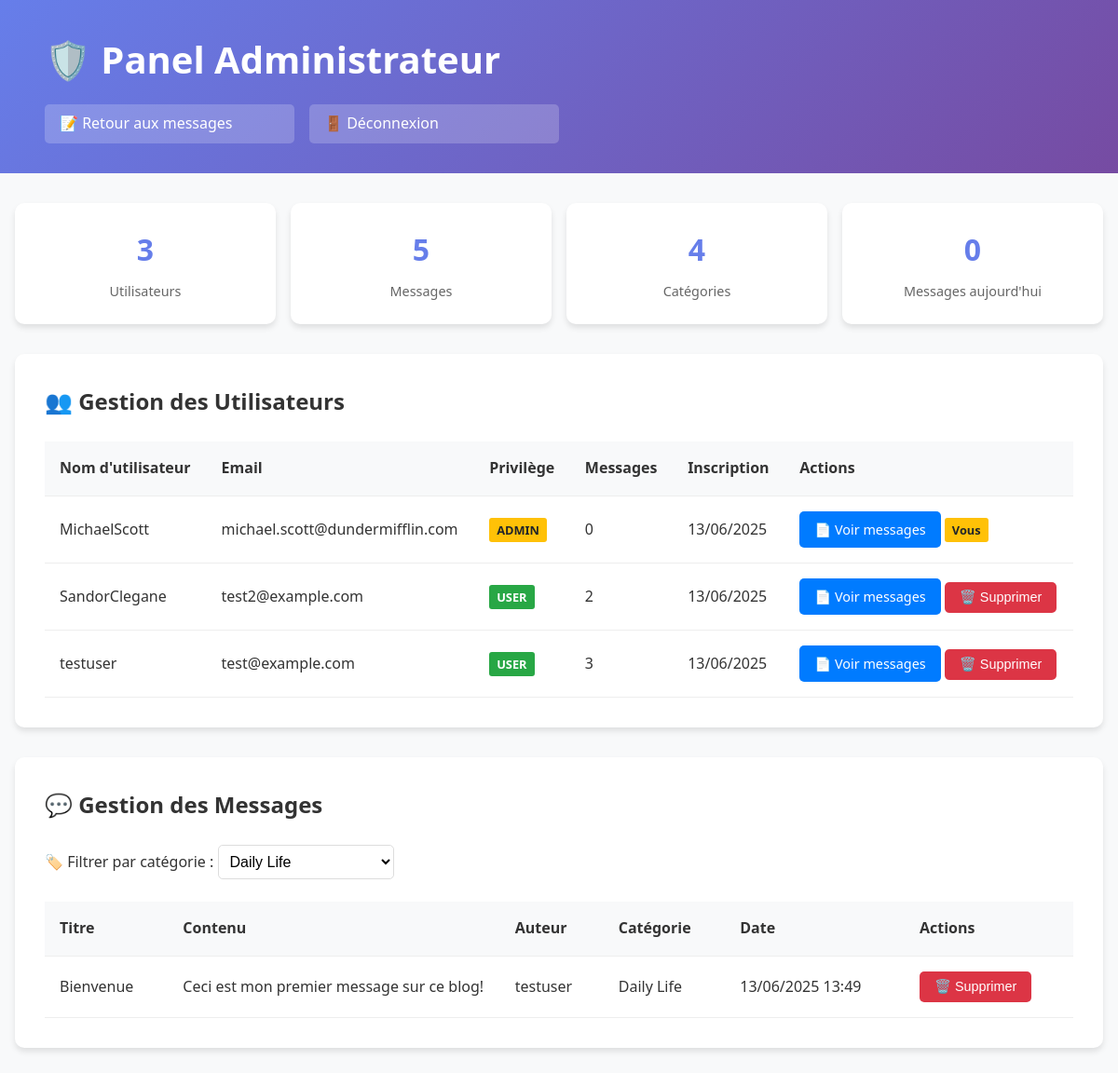
The app's page /adminPanel.php?category=1 (signed in) with its own data.
### tables this page shows
CREATE TABLE
    IF NOT EXISTS users (
        id INT AUTO_INCREMENT PRIMARY KEY,
        username VARCHAR(50) NOT NULL UNIQUE,
        email VARCHAR(100) NOT NULL UNIQUE,
        password VARCHAR(255) NOT NULL,
        id_privilege INT DEFAULT 1,
        created_at TIMESTAMP DEFAULT CURRENT_TIMESTAMP,
        FOREIGN KEY (id_privilege) REFERENCES privilege (id)
    );

CREATE TABLE
    IF NOT EXISTS privilege (
        id INT AUTO_INCREMENT PRIMARY KEY,
        name VARCHAR(50) NOT NULL UNIQUE
    );

CREATE TABLE
    IF NOT EXISTS messages (
        id INT AUTO_INCREMENT PRIMARY KEY,
        user_id INT NOT NULL,
        id_category INT,
        title VARCHAR(200) NOT NULL,
        content TEXT NOT NULL,
        created_at TIMESTAMP DEFAULT CURRENT_TIMESTAMP,
        updated_at TIMESTAMP NULL DEFAULT NULL,
        FOREIGN KEY (user_id) REFERENCES users (id) ON DELETE CASCADE,
        FOREIGN KEY (id_category) REFERENCES category (id)
    );

CREATE TABLE
    IF NOT EXISTS category (
        id INT AUTO_INCREMENT PRIMARY KEY,
        name VARCHAR(50) NOT NULL,
        created_at DATETIME DEFAULT CURRENT_TIMESTAMP
    );

### adminPanel.php (the view, shortened to what this page needs)
<?php
try {
    $pdo = getDbConnection();
    $categories = [];
    try {
        $stmt = $pdo->query("SELECT id, name FROM category ORDER BY name");
        $categories = $stmt->fetchAll(PDO::FETCH_ASSOC);
    } catch (PDOException $e) {
        $error_message = 'Erreur lors de la récupération des catégories.';
    }
    $users_query = "
        SELECT u.id, u.username, u.email, u.created_at, p.name as privilege_name,
               COUNT(m.id) as message_count
        FROM users u
        LEFT JOIN privilege p ON u.id_privilege = p.id
        LEFT JOIN messages m ON u.id = m.user_id
        GROUP BY u.id, u.username, u.email, u.created_at, p.name
        ORDER BY u.username
    ";
    $users = $pdo->query($users_query)->fetchAll(PDO::FETCH_ASSOC);
    $categories = $pdo->query("SELECT id, name FROM category ORDER BY name")->fetchAll(PDO::FETCH_ASSOC);
    $where = '';
    $params = [];
    if (isset($_GET['category']) && $_GET['category'] !== '') {
        $where = 'WHERE m.id_category = ?';
        $params[] = (int)$_GET['category'];
    }
    $messages_query = "
        SELECT m.id, m.title, m.content, m.created_at, m.updated_at, m.user_id,
               u.username, c.name AS category_name
        FROM messages m
        LEFT JOIN users u ON m.user_id = u.id
        LEFT JOIN category c ON m.id_category = c.id
        $where
        ORDER BY m.created_at DESC
        LIMIT 100
    ";
    $stmt = $pdo->prepare($messages_query);
    $stmt->execute($params);
    $messages = $stmt->fetchAll(PDO::FETCH_ASSOC);
    $stats = $pdo->query("
        SELECT
            (SELECT COUNT(*) FROM users) as total_users,
            (SELECT COUNT(*) FROM messages) as total_messages,
            (SELECT COUNT(*) FROM category) as total_categories,
            (SELECT COUNT(*) FROM messages WHERE DATE(created_at) = CURDATE()) as messages_today
    ")->fetch(PDO::FETCH_ASSOC);
} catch (PDOException $e) {
    $error_message = 'Erreur lors de la récupération des données : ' . $e->getMessage();
    $users = [];
    $messages = [];
    $categories = [];
    $stats = ['total_users' => 0, 'total_messages' => 0, 'total_categories' => 0, 'messages_today' => 0];
}
?>
<!DOCTYPE html>
<html lang="fr">
<head>
    <link rel="stylesheet" href="./css/adminPanel.css">
</head>
<body>
    <div class="header">
        <div class="container">
            <h1>🛡️ Panel Administrateur</h1>
            <div class="nav">
                <a href="messages.php">📝 Retour aux messages</a>
                <a href="logout.php">🚪 Déconnexion</a>
            </div>
        </div>
    </div>
    <div class="container">
        <div class="stats-grid">
            <div class="stat-card">
                <div class="stat-number"><?php echo $stats['total_users']; ?></div>
                <div class="stat-label">Utilisateurs</div>
            </div>
            <div class="stat-card">
                <div class="stat-number"><?php echo $stats['total_messages']; ?></div>
                <div class="stat-label">Messages</div>
            </div>
            <div class="stat-card">
                <div class="stat-number"><?php echo $stats['total_categories']; ?></div>
                <div class="stat-label">Catégories</div>
            </div>
            <div class="stat-card">
                <div class="stat-number"><?php echo $stats['messages_today']; ?></div>
                <div class="stat-label">Messages aujourd'hui</div>
            </div>
        </div>
        <div class="section">
            <h2>👥 Gestion des Utilisateurs</h2>
            <table>
                <thead>
                    <tr>
                        <th>Nom d'utilisateur</th>
                        <th>Email</th>
                        <th>Privilège</th>
                        <th>Messages</th>
                        <th>Inscription</th>
                        <th>Actions</th>
                    </tr>
                </thead>
                <tbody>
                    <?php foreach ($users as $user): ?>
                        <tr>
                            <td><?php echo htmlspecialchars($user['username']); ?></td>
                            <td><?php echo htmlspecialchars($user['email']); ?></td>
                            <td>
                                <span class="badge <?php echo $user['privilege_name'] === 'ADMIN' ? 'badge-admin' : 'badge-user'; ?>">
                                    <?php echo htmlspecialchars($user['privilege_name'] ?? 'USER'); ?>
                                </span>
                            </td>
                            <td><?php echo $user['message_count']; ?></td>
                            <td><?php echo date('d/m/Y', strtotime($user['created_at'])); ?></td>
                            <td>
                                <a href="messages.php?user_id=<?php echo $user['id']; ?>" class="btn btn-primary">
                                    📄 Voir messages
                                </a>
                                <?php if ($user['id'] !== $_SESSION['user_id']): ?>
                                    <form method="POST" style="display:inline;" onsubmit="return confirm('⚠️ Etes-vous sûr de vouloir supprimer cet utilisateur et tous ses messages ?');">
                                        <button type="submit" name="delete_user" class="btn btn-danger">
                                            🗑️ Supprimer
                                        </button>
                                    </form>
                                <?php else: ?>
                                    <span class="badge badge-admin">Vous</span>
                                <?php endif; ?>
                            </td>
                        </tr>
                    <?php endforeach; ?>
                </tbody>
            </table>
        </div>
        <div class="section">
            <h2>💬 Gestion des Messages</h2>
            <form method="GET" class="filter-form">
                <label for="category">🏷️ Filtrer par catégorie :</label>
                <select name="category" id="category" onchange="this.form.submit()">
                    <?php foreach ($categories as $cat): ?>
                        <option value="<?php echo $cat['id']; ?>"
                            <?php echo (isset($_GET['category']) && $_GET['category'] == $cat['id']) ? 'selected' : ''; ?>>
                            <?php echo htmlspecialchars($cat['name']); ?>
                        </option>
                    <?php endforeach; ?>
                </select>
            </form>
            <table>
                <thead>
                    <tr>
                        <th>Titre</th>
                        <th>Contenu</th>
                        <th>Auteur</th>
                        <th>Catégorie</th>
                        <th>Date</th>
                        <th>Actions</th>
                    </tr>
                </thead>
                <tbody>
                    <?php if (empty($messages)): ?>
                        <tr>
                            <td colspan="6" style="text-align: center; color: #666; padding: 2rem;">
                                Aucun message trouvé
                            </td>
                        </tr>
                    <?php else: ?>
                        <?php foreach ($messages as $msg): ?>
                            <tr>
                                <td><?php echo htmlspecialchars($msg['title']); ?></td>
                                <td class="content-preview"><?php echo htmlspecialchars($msg['content']); ?></td>
                                <td><?php echo htmlspecialchars($msg['username']); ?></td>
                                <td><?php echo htmlspecialchars($msg['category_name'] ?? 'Sans catégorie'); ?></td>
                                <td><?php echo date('d/m/Y H:i', strtotime($msg['created_at'])); ?></td>
                                <td>
                                    <form method="POST" style="display:inline;" onsubmit="return confirm('⚠️ Supprimer ce message ?');">
                                        <button type="submit" name="admin_delete_message" class="btn btn-danger">
                                            🗑️ Supprimer
                                        </button>
                                    </form>
                                </td>
                            </tr>
                        <?php endforeach; ?>
                    <?php endif; ?>
                </tbody>
            </table>
        </div>
    </div>
</body>
</html>

### css/adminPanel.css (style rules this page uses)
* { margin: 0; padding: 0; box-sizing: border-box; }
body { font-family: "Segoe UI", sans-serif; background-color: #f8f9fa; color: #333; line-height: 1.6; }
.header { background: linear-gradient(135deg, #667eea 0%, #764ba2 100%); color: white; padding: 2rem; margin-bottom: 2rem; }
.header h1 { font-size: 2.5rem; margin-bottom: 1rem; }
.nav { display: flex; gap: 1rem; width: 50%; }
.nav a { color: white; text-decoration: none; padding: 0.5rem 1rem; background: rgba(255, 255, 255, 0.2); border-radius: 5px; transition: all 0.3s; width: 50%; }
.container { max-width: 1200px; margin: 0 auto; padding: 0 1rem; }
.stats-grid { display: grid; grid-template-columns: repeat(auto-fit, minmax(200px, 1fr)); gap: 1rem; margin-bottom: 2rem; }
.stat-card { background: white; padding: 1.5rem; border-radius: 10px; box-shadow: 0 4px 6px rgba(0, 0, 0, 0.1); text-align: center; }
.stat-number { font-size: 2rem; font-weight: bold; color: #667eea; }
.stat-label { color: #666; font-size: 0.9rem; margin-top: 0.5rem; }
.section { background: white; border-radius: 10px; padding: 2rem; margin-bottom: 2rem; box-shadow: 0 4px 6px rgba(0, 0, 0, 0.1); }
.section h2 { color: #333; margin-bottom: 1.5rem; font-size: 1.5rem; }
.filter-form { margin-bottom: 1.5rem; }
.filter-form select { padding: 0.5rem; border: 1px solid #ddd; border-radius: 5px; font-size: 1rem; background: white; }
table { width: 100%; border-collapse: collapse; margin-top: 1rem; }
th, td { padding: 1rem; text-align: left; border-bottom: 1px solid #eee; }
th { background: #f8f9fa; font-weight: 600; color: #333; }
.btn { padding: 0.5rem 1rem; border: none; border-radius: 5px; cursor: pointer; text-decoration: none; display: inline-block; font-size: 0.9rem; transition: all 0.3s; }
.btn-danger { background: #dc3545; color: white; }
.btn-primary { background: #007bff; color: white; }
.content-preview { max-width: 300px; overflow: hidden; text-overflow: ellipsis; white-space: nowrap; }
.badge { padding: 0.25rem 0.5rem; border-radius: 3px; font-size: 0.8rem; font-weight: bold; }
.badge-admin { background: #ffc107; color: #212529; }
.badge-user { background: #28a745; color: white; }

### records on screen
users: username "MichaelScott", email "michael.scott@dundermifflin.com", id_privilege.name "ADMIN", message_count "0", created_at "13/06/2025", shows "Vous"
users: username "SandorClegane", email "test2@example.com", id_privilege.name "USER", message_count "2", created_at "13/06/2025"
users: username "testuser", email "test@example.com", id_privilege.name "USER", message_count "3", created_at "13/06/2025"
messages: title "Bienvenue", content "Ceci est mon premier message sur ce blog!", user.username "testuser", id_category.name "Daily Life", created_at "13/06/2025 13:49"

### other values on screen
$stats['total_users'] "3"
$stats['total_messages'] "5"
$stats['total_categories'] "4"
$stats['messages_today'] "0"
form field category "Daily Life"
